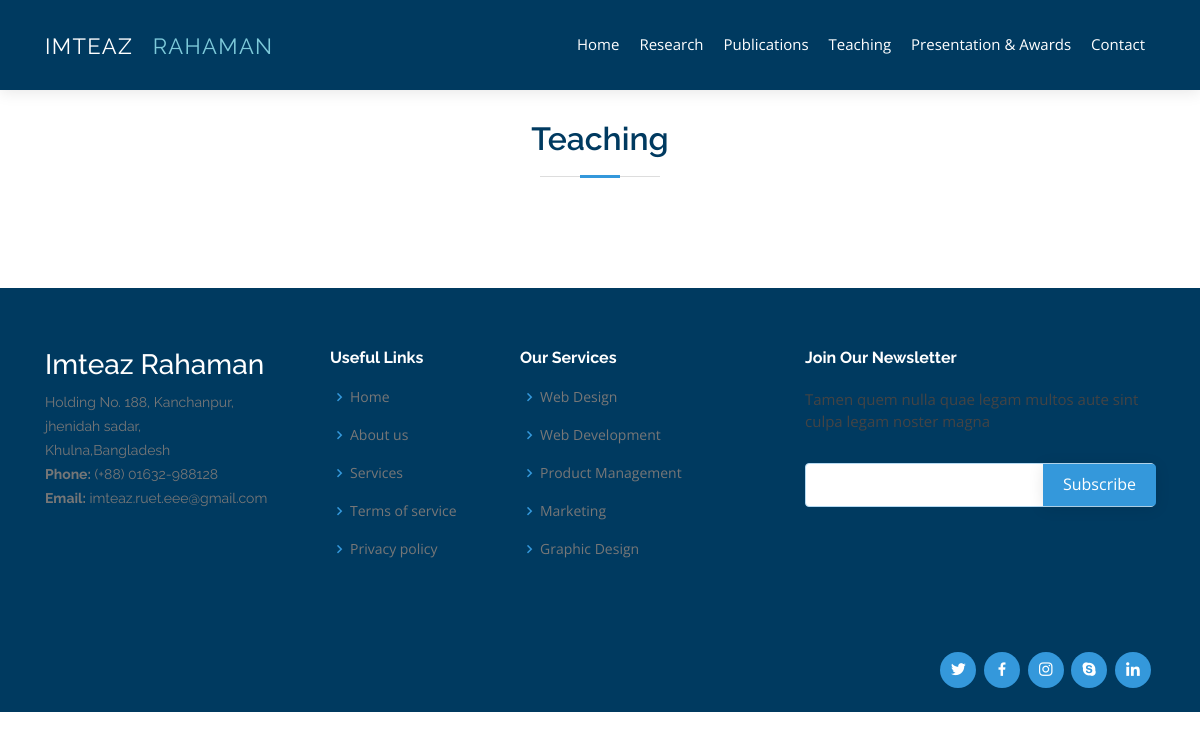
The app's page /teaching, older data.
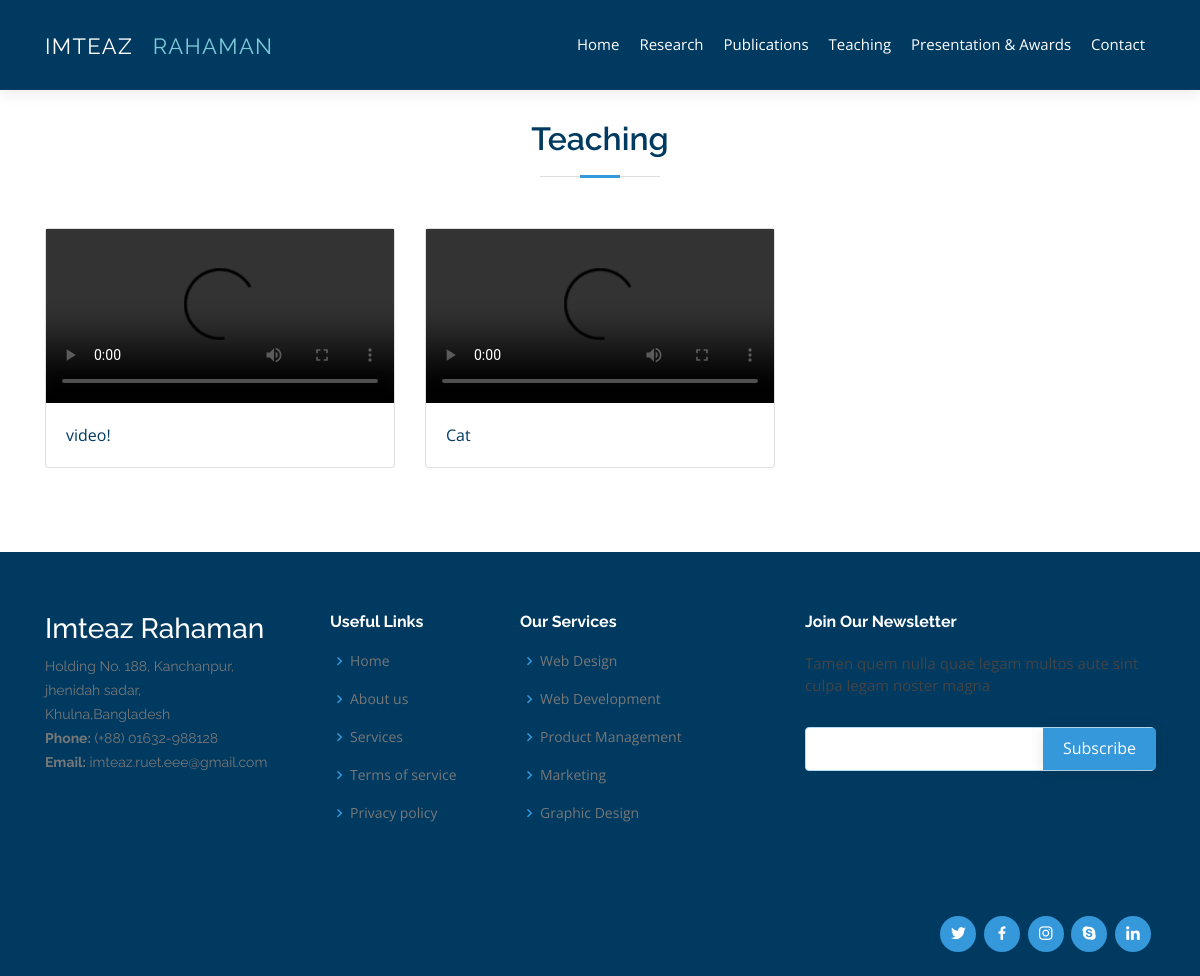
The same page, newer data.
### view/models.py (models this page shows, shortened)
class Video(models.Model):
    caption=models.CharField(max_length=100)
    video=models.FileField(upload_to="video/%y")

### view/views.py (the view)
# urls.py: path('teaching', views.teaching, name='teaching'),
def teaching(request):
    video=Video.objects.all()
    return render(request, "teaching.html",{'title':'Teaching','video':video})

### templates/teaching.html
{%extends "style.html"%}
{% block pagetitle %} Teaching {% endblock %}
{% block pagedata %}
<div class="row">
  {% for x in video %}
      <div class="col-md-4">
        <div class="card mb-4 box-shadow">
          <video class="embed-responsive embed-responsive-16by9" controls="controls" preload="metadata">
            <source src="{{x.video.url}}" type="video/mp4" />
          </video>
          <div class="card-body">
            <p class="card-text">{{x.caption}}</p>
          </div>
        </div>
      </div>
      {% endfor %}
</div>
{%endblock%}

Row changes from the older to the newer data that the page shows:
added Video: caption "video!"
added Video: caption "Cat"
